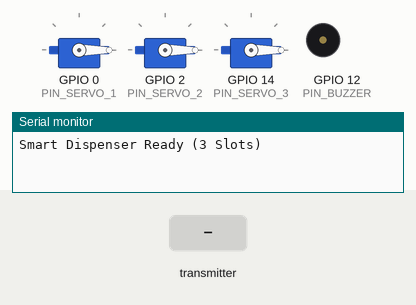
Simulated run of this sketch. Board: ESP8266 (NodeMCU). Parts: 3 × servo, buzzer (waves = sounding, pin HIGH), the last lines printed to the serial monitor. The inputs (shaded band) are chosen by the test bench. The local clock reads 2024-03-15 10:24:30 at power-on unless the sketch sets it.

Above: at 1.5 s.
1.6 s: the transmitter starts sending type = UPDATE
3.6 s: the transmitter starts sending slot_id = 1
At 4.4 s:
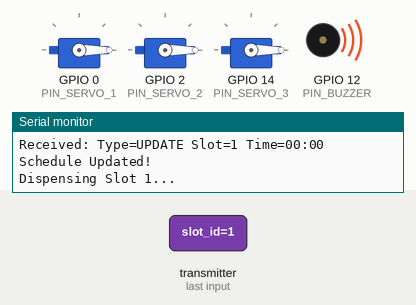
Timing chart, 0 to 15.8 s (numbered marks = the images above; inputs shaded):
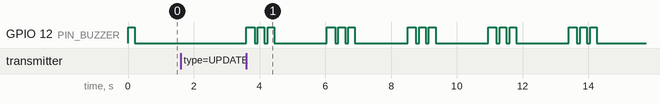

Measured:
- after the input at 3.6 s, GPIO 12 (PIN_BUZZER): LOW → HIGH at once, then repeats every 2.5 s: 2 × (LOW 0.10 s, HIGH 0.20 s), LOW 1.6 s, HIGH 0.25 s

The sketch:

Smart_Dispenser.ino
```cpp
#include <Arduino.h>
#include <ArduinoJson.h>
#include <ESP8266WiFi.h>
#include <RtcDS3231.h>
#include <Servo.h>
#include <Wire.h>
#include <espnow.h>

// --- HARDWARE CONFIGURATION (ESP8266 NodeMCU) ---
// Servos
#define PIN_SERVO_1 0  // D3 (GPIO0)
#define PIN_SERVO_2 2  // D4 (GPIO2)
#define PIN_SERVO_3 14 // D5 (GPIO14)

// RTC (I2C)
#define PIN_SDA 4 // D2 (GPIO4)
#define PIN_SCL 5 // D1 (GPIO5)

// Buzzer
#define PIN_BUZZER 12 // D6 (GPIO12)

// Objects
Servo servo1;
Servo servo2;
Servo servo3;
RtcDS3231<TwoWire> Rtc(Wire);

// Constants
#define NUM_SLOTS 3

// Schedule Storage
struct ScheduleItem {
  int hour;
  int minute;
  bool active;
  bool dispensed;
};

ScheduleItem schedule[NUM_SLOTS] = {
    {9, 0, true, false},  // Slot 1 Default: 9:00 AM
    {13, 0, true, false}, // Slot 2 Default: 1:00 PM
    {20, 0, true, false}  // Slot 3 Default: 8:00 PM
};

// ESP-NOW Structure
typedef struct struct_message {
  char type[10]; // "UPDATE"
  int slot_id;   // 1, 2, or 3
  int hour;
  int minute;
} struct_message;

struct_message myData;

// --- HELPERS ---
void triggerBuzzer(int count) {
  for (int i = 0; i < count; i++) {
    digitalWrite(PIN_BUZZER, HIGH);
    delay(200);
    digitalWrite(PIN_BUZZER, LOW);
    delay(100);
  }
}

void rotateServo(int slot) {
  Servo *target;
  switch (slot) {
  case 1:
    target = &servo1;
    break;
  case 2:
    target = &servo2;
    break;
  case 3:
    target = &servo3;
    break;
  default:
    return;
  }

  Serial.printf("Dispensing Slot %d...\n", slot);

  // Alert before Dispense
  triggerBuzzer(3);

  target->write(180); // Open
  delay(1000);        // Hold open
  target->write(0);   // Close
  delay(500);
}

// --- ESP-NOW CALLBACK ---
void OnDataRecv(uint8_t *mac, uint8_t *incomingData, uint8_t len) {
  memcpy(&myData, incomingData, sizeof(myData));

  Serial.printf("Received: Type=%s Slot=%d Time=%02d:%02d\n", myData.type,
                myData.slot_id, myData.hour, myData.minute);

  if (strcmp(myData.type, "UPDATE") == 0) {
    int idx = myData.slot_id - 1;
    if (idx >= 0 && idx < NUM_SLOTS) {
      schedule[idx].hour = myData.hour;
      schedule[idx].minute = myData.minute;
      schedule[idx].active = true;
      schedule[idx].dispensed = false; // Reset for new time
      Serial.println("Schedule Updated!");

      // Visual Confirmation (Quick Wiggle)
      digitalWrite(PIN_BUZZER, HIGH);
      delay(50);
      digitalWrite(PIN_BUZZER, LOW);
      rotateServo(myData.slot_id); // Verification Move
    }
  }
}

// --- SETUP ---
void setup() {
  Serial.begin(115200);

  // Buzzer
  pinMode(PIN_BUZZER, OUTPUT);
  digitalWrite(PIN_BUZZER, LOW);

  // Servos
  servo1.attach(PIN_SERVO_1);
  servo1.write(0);
  servo2.attach(PIN_SERVO_2);
  servo2.write(0);
  servo3.attach(PIN_SERVO_3);
  servo3.write(0);

  // RTC
  Wire.begin(PIN_SDA, PIN_SCL);
  Rtc.Begin();
  if (!Rtc.GetIsRunning()) {
    Serial.println("RTC was not running, starting now");
    Rtc.SetIsRunning(true);
  }

  // WiFi & ESP-NOW
  WiFi.mode(WIFI_STA);
  if (esp_now_init() != 0) {
    Serial.println("Error initializing ESP-NOW");
    return;
  }
  esp_now_set_self_role(ESP_NOW_ROLE_SLAVE);
  esp_now_register_recv_cb(OnDataRecv);

  Serial.println("Smart Dispenser Ready (3 Slots)");
  triggerBuzzer(1); // Boot Beep
}

// --- LOOP ---
void loop() {
  RtcDateTime now = Rtc.GetDateTime();

  // Print time every 5s logic check
  static unsigned long lastCheck = 0;
  if (millis() - lastCheck > 5000) {
    lastCheck = millis();
    Serial.printf("Time: %02d:%02d:%02d\n", now.Hour(), now.Minute(),
                  now.Second());

    // Reset "Dispensed" flag at Midnight
    if (now.Hour() == 0 && now.Minute() == 0) {
      for (int i = 0; i < NUM_SLOTS; i++)
        schedule[i].dispensed = false;
    }

    // Check Schedule
    for (int i = 0; i < NUM_SLOTS; i++) {
      if (schedule[i].active && !schedule[i].dispensed) {
        if (now.Hour() == schedule[i].hour &&
            now.Minute() == schedule[i].minute) {
          rotateServo(i + 1);
          schedule[i].dispensed = true;
          Serial.printf("Dispensed Slot %d\n", i + 1);
        }
      }
    }
  }
}
```
